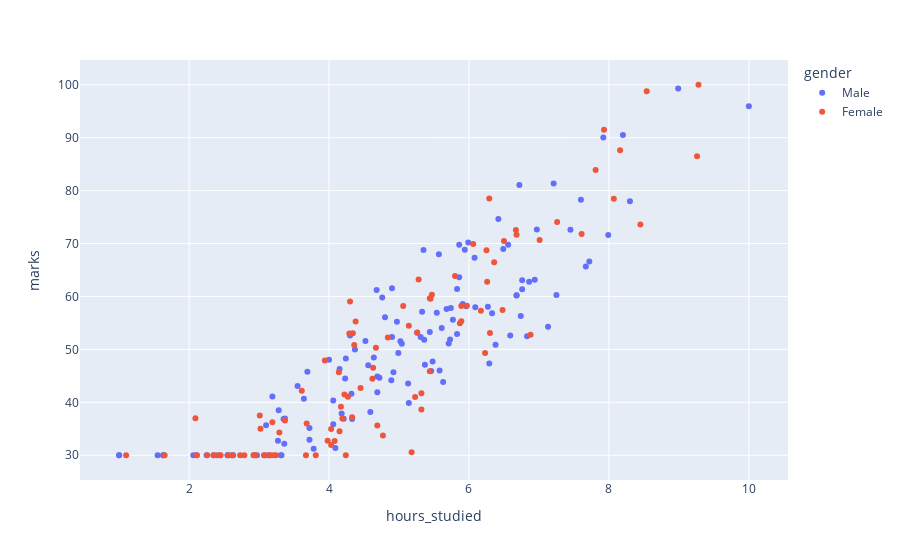

The cell this chart's notebook holds for it:
### Markdown cell above
Problem

### Code cell
fig = px.scatter(students,x = "hours_studied",y = "marks",color = "gender",hover_data=["subject","attempts"])
fig.show()
